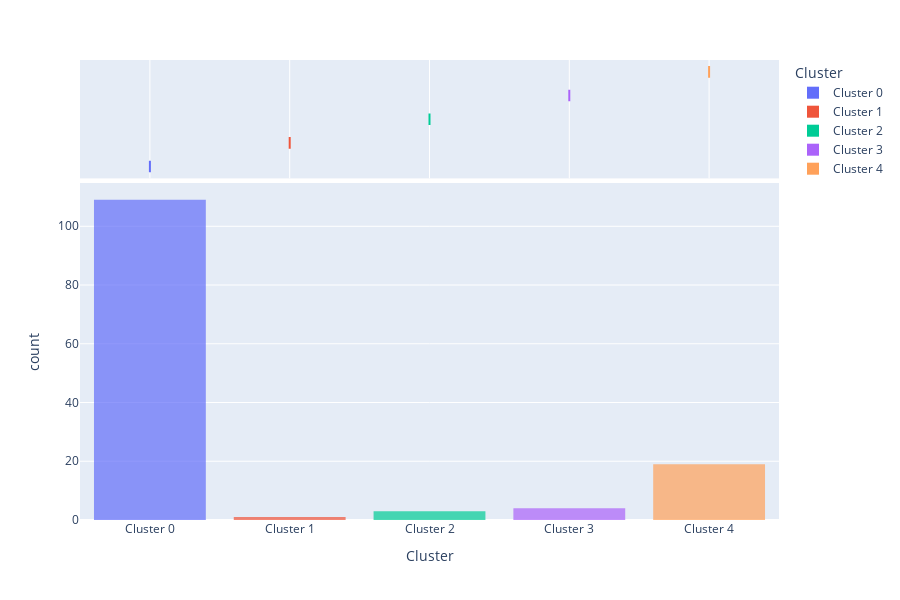

Here is the notebook cell this chart was saved with:
### Code cell
plot_model(model_kmeans, plot = 'distribution')

### Figure 1 — Plotly figure (JSON) as saved in the notebook; plotly's stock layout.template omitted (floating-point values rounded to 4 significant figures; data arrays with more than 128 entries replaced by an {"elided": "..."} marker saying what was removed)
{"data": [{"alignmentgroup": "True", "bingroup": "x", "hovertemplate": "Cluster=%{x}<br>count=%{y}<extra></extra>", "legendgroup": "Cluster 0", "marker": {"color": "#636efa", "opacity": 0.7, "pattern": {"shape": ""}}, "name": "Cluster 0", "offsetgroup": "Cluster 0", "orientation": "v", "showlegend": true, "type": "histogram", "x": ["Cluster 0", "Cluster 0", "Cluster 0", "Cluster 0", "Cluster 0", "Cluster 0", "Cluster 0", "Cluster 0", "Cluster 0", "Cluster 0", "Cluster 0", "Cluster 0", "Cluster 0", "Cluster 0", "Cluster 0", "Cluster 0", "Cluster 0", "Cluster 0", "Cluster 0", "Cluster 0", "Cluster 0", "Cluster 0", "Cluster 0", "Cluster 0", "Cluster 0", "Cluster 0", "Cluster 0", "Cluster 0", "Cluster 0", "Cluster 0", "Cluster 0", "Cluster 0", "Cluster 0", "Cluster 0", "Cluster 0", "Cluster 0", "Cluster 0", "Cluster 0", "Cluster 0", "Cluster 0", "Cluster 0", "Cluster 0", "Cluster 0", "Cluster 0", "Cluster 0", "Cluster 0", "Cluster 0", "Cluster 0", "Cluster 0", "Cluster 0", "Cluster 0", "Cluster 0", "Cluster 0", "Cluster 0", "Cluster 0", "Cluster 0", "Cluster 0", "Cluster 0", "Cluster 0", "Cluster 0", "Cluster 0", "Cluster 0", "Cluster 0", "Cluster 0", "Cluster 0", "Cluster 0", "Cluster 0", "Cluster 0", "Cluster 0", "Cluster 0", "Cluster 0", "Cluster 0", "Cluster 0", "Cluster 0", "Cluster 0", "Cluster 0", "Cluster 0", "Cluster 0", "Cluster 0", "Cluster 0", "Cluster 0", "Cluster 0", "Cluster 0", "Cluster 0", "Cluster 0", "Cluster 0", "Cluster 0", "Cluster 0", "Cluster 0", "Cluster 0", "Cluster 0", "Cluster 0", "Cluster 0", "Cluster 0", "Cluster 0", "Cluster 0", "Cluster 0", "Cluster 0", "Cluster 0", "Cluster 0", "Cluster 0", "Cluster 0", "Cluster 0", "Cluster 0", "Cluster 0", "Cluster 0", "Cluster 0", "Cluster 0", "Cluster 0"], "xaxis": "x", "yaxis": "y"}, {"alignmentgroup": "True", "customdata": {"elided": "109x7 mixed values"}, "hovertemplate": "Cluster=%{x}<br>Codigo distrito=%{customdata[0]}<br>Nombre tipo zona=%{customdata[1]}<br>Nit cliente-sucursal=%{customdata[2]}<br>Recency=%{customdata[3]}<br>Monetary=%{customdata[4]}<br>Frequency=%{customdata[5]}<br>Distrito-Nombretipozona=%{customdata[6]}<extra></extra>", "legendgroup": "Cluster 0", "marker": {"color": "#636efa"}, "name": "Cluster 0", "notched": true, "offsetgroup": "Cluster 0", "showlegend": false, "type": "box", "x": ["Cluster 0", "Cluster 0", "Cluster 0", "Cluster 0", "Cluster 0", "Cluster 0", "Cluster 0", "Cluster 0", "Cluster 0", "Cluster 0", "Cluster 0", "Cluster 0", "Cluster 0", "Cluster 0", "Cluster 0", "Cluster 0", "Cluster 0", "Cluster 0", "Cluster 0", "Cluster 0", "Cluster 0", "Cluster 0", "Cluster 0", "Cluster 0", "Cluster 0", "Cluster 0", "Cluster 0", "Cluster 0", "Cluster 0", "Cluster 0", "Cluster 0", "Cluster 0", "Cluster 0", "Cluster 0", "Cluster 0", "Cluster 0", "Cluster 0", "Cluster 0", "Cluster 0", "Cluster 0", "Cluster 0", "Cluster 0", "Cluster 0", "Cluster 0", "Cluster 0", "Cluster 0", "Cluster 0", "Cluster 0", "Cluster 0", "Cluster 0", "Cluster 0", "Cluster 0", "Cluster 0", "Cluster 0", "Cluster 0", "Cluster 0", "Cluster 0", "Cluster 0", "Cluster 0", "Cluster 0", "Cluster 0", "Cluster 0", "Cluster 0", "Cluster 0", "Cluster 0", "Cluster 0", "Cluster 0", "Cluster 0", "Cluster 0", "Cluster 0", "Cluster 0", "Cluster 0", "Cluster 0", "Cluster 0", "Cluster 0", "Cluster 0", "Cluster 0", "Cluster 0", "Cluster 0", "Cluster 0", "Cluster 0", "Cluster 0", "Cluster 0", "Cluster 0", "Cluster 0", "Cluster 0", "Cluster 0", "Cluster 0", "Cluster 0", "Cluster 0", "Cluster 0", "Cluster 0", "Cluster 0", "Cluster 0", "Cluster 0", "Cluster 0", "Cluster 0", "Cluster 0", "Cluster 0", "Cluster 0", "Cluster 0", "Cluster 0", "Cluster 0", "Cluster 0", "Cluster 0", "Cluster 0", "Cluster 0", "Cluster 0", "Cluster 0"], "xaxis": "x2", "yaxis": "y2"}, {"alignmentgroup": "True", "bingroup": "x", "hovertemplate": "Cluster=%{x}<br>count=%{y}<extra></extra>", "legendgroup": "Cluster 1", "marker": {"color": "#EF553B", "opacity": 0.7, "pattern": {"shape": ""}}, "name": "Cluster 1", "offsetgroup": "Cluster 1", "orientation": "v", "showlegend": true, "type": "histogram", "x": ["Cluster 1"], "xaxis": "x", "yaxis": "y"}, {"alignmentgroup": "True", "customdata": [[90, "Mayorista", "809011022-1", 24, 2432909, 24, "90-Mayorista"]], "hovertemplate": "Cluster=%{x}<br>Codigo distrito=%{customdata[0]}<br>Nombre tipo zona=%{customdata[1]}<br>Nit cliente-sucursal=%{customdata[2]}<br>Recency=%{customdata[3]}<br>Monetary=%{customdata[4]}<br>Frequency=%{customdata[5]}<br>Distrito-Nombretipozona=%{customdata[6]}<extra></extra>", "legendgroup": "Cluster 1", "marker": {"color": "#EF553B"}, "name": "Cluster 1", "notched": true, "offsetgroup": "Cluster 1", "showlegend": false, "type": "box", "x": ["Cluster 1"], "xaxis": "x2", "yaxis": "y2"}, {"alignmentgroup": "True", "bingroup": "x", "hovertemplate": "Cluster=%{x}<br>count=%{y}<extra></extra>", "legendgroup": "Cluster 2", "marker": {"color": "#00cc96", "opacity": 0.7, "pattern": {"shape": ""}}, "name": "Cluster 2", "offsetgroup": "Cluster 2", "orientation": "v", "showlegend": true, "type": "histogram", "x": ["Cluster 2", "Cluster 2", "Cluster 2"], "xaxis": "x", "yaxis": "y"}, {"alignmentgroup": "True", "customdata": [[90, "Mayorista", "900363900-1", 24, 631901, 23, "90-Mayorista"], [90, "Mayorista", "93386132-1", 22, 721928, 19, "90-Mayorista"], [90, "Mayorista", "900241288-1", 24, 788702, 24, "90-Mayorista"]], "hovertemplate": "Cluster=%{x}<br>Codigo distrito=%{customdata[0]}<br>Nombre tipo zona=%{customdata[1]}<br>Nit cliente-sucursal=%{customdata[2]}<br>Recency=%{customdata[3]}<br>Monetary=%{customdata[4]}<br>Frequency=%{customdata[5]}<br>Distrito-Nombretipozona=%{customdata[6]}<extra></extra>", "legendgroup": "Cluster 2", "marker": {"color": "#00cc96"}, "name": "Cluster 2", "notched": true, "offsetgroup": "Cluster 2", "showlegend": false, "type": "box", "x": ["Cluster 2", "Cluster 2", "Cluster 2"], "xaxis": "x2", "yaxis": "y2"}, {"alignmentgroup": "True", "bingroup": "x", "hovertemplate": "Cluster=%{x}<br>count=%{y}<extra></extra>", "legendgroup": "Cluster 3", "marker": {"color": "#ab63fa", "opacity": 0.7, "pattern": {"shape": ""}}, "name": "Cluster 3", "offsetgroup": "Cluster 3", "orientation": "v", "showlegend": true, "type": "histogram", "x": ["Cluster 3", "Cluster 3", "Cluster 3", "Cluster 3"], "xaxis": "x", "yaxis": "y"}, {"alignmentgroup": "True", "customdata": [[90, "Mayorista", "19280328-1", 24, 441186, 24, "90-Mayorista"], [90, "Mayorista", "890701033-1", 24, 342816, 20, "90-Mayorista"], [90, "Mayorista", "900396551-1", 24, 255537, 24, "90-Mayorista"], [90, "Mayorista", "901391713-1", 24, 434553, 17, "90-Mayorista"]], "hovertemplate": "Cluster=%{x}<br>Codigo distrito=%{customdata[0]}<br>Nombre tipo zona=%{customdata[1]}<br>Nit cliente-sucursal=%{customdata[2]}<br>Recency=%{customdata[3]}<br>Monetary=%{customdata[4]}<br>Frequency=%{customdata[5]}<br>Distrito-Nombretipozona=%{customdata[6]}<extra></extra>", "legendgroup": "Cluster 3", "marker": {"color": "#ab63fa"}, "name": "Cluster 3", "notched": true, "offsetgroup": "Cluster 3", "showlegend": false, "type": "box", "x": ["Cluster 3", "Cluster 3", "Cluster 3", "Cluster 3"], "xaxis": "x2", "yaxis": "y2"}, {"alignmentgroup": "True", "bingroup": "x", "hovertemplate": "Cluster=%{x}<br>count=%{y}<extra></extra>", "legendgroup": "Cluster 4", "marker": {"color": "#FFA15A", "opacity": 0.7, "pattern": {"shape": ""}}, "name": "Cluster 4", "offsetgroup": "Cluster 4", "orientation": "v", "showlegend": true, "type": "histogram", "x": ["Cluster 4", "Cluster 4", "Cluster 4", "Cluster 4", "Cluster 4", "Cluster 4", "Cluster 4", "Cluster 4", "Cluster 4", "Cluster 4", "Cluster 4", "Cluster 4", "Cluster 4", "Cluster 4", "Cluster 4", "Cluster 4", "Cluster 4", "Cluster 4", "Cluster 4"], "xaxis": "x", "yaxis": "y"}, {"alignmentgroup": "True", "customdata": {"elided": "19x7 mixed values"}, "hovertemplate": "Cluster=%{x}<br>Codigo distrito=%{customdata[0]}<br>Nombre tipo zona=%{customdata[1]}<br>Nit cliente-sucursal=%{customdata[2]}<br>Recency=%{customdata[3]}<br>Monetary=%{customdata[4]}<br>Frequency=%{customdata[5]}<br>Distrito-Nombretipozona=%{customdata[6]}<extra></extra>", "legendgroup": "Cluster 4", "marker": {"color": "#FFA15A"}, "name": "Cluster 4", "notched": true, "offsetgroup": "Cluster 4", "showlegend": false, "type": "box", "x": ["Cluster 4", "Cluster 4", "Cluster 4", "Cluster 4", "Cluster 4", "Cluster 4", "Cluster 4", "Cluster 4", "Cluster 4", "Cluster 4", "Cluster 4", "Cluster 4", "Cluster 4", "Cluster 4", "Cluster 4", "Cluster 4", "Cluster 4", "Cluster 4", "Cluster 4"], "xaxis": "x2", "yaxis": "y2"}], "layout": {"barmode": "relative", "height": 600, "legend": {"title": {"text": "Cluster"}, "tracegroupgap": 0}, "margin": {"t": 60}, "xaxis": {"anchor": "y", "categoryarray": ["Cluster 0", "Cluster 1", "Cluster 2", "Cluster 3", "Cluster 4"], "categoryorder": "array", "domain": [0, 1], "title": {"text": "Cluster"}}, "xaxis2": {"anchor": "y2", "domain": [0, 1], "matches": "x", "showgrid": true, "showticklabels": false}, "yaxis": {"anchor": "x", "domain": [0, 0.7326], "title": {"text": "count"}}, "yaxis2": {"anchor": "x2", "domain": [0.7426, 1], "matches": "y2", "showgrid": false, "showline": false, "showticklabels": false, "ticks": ""}}}
